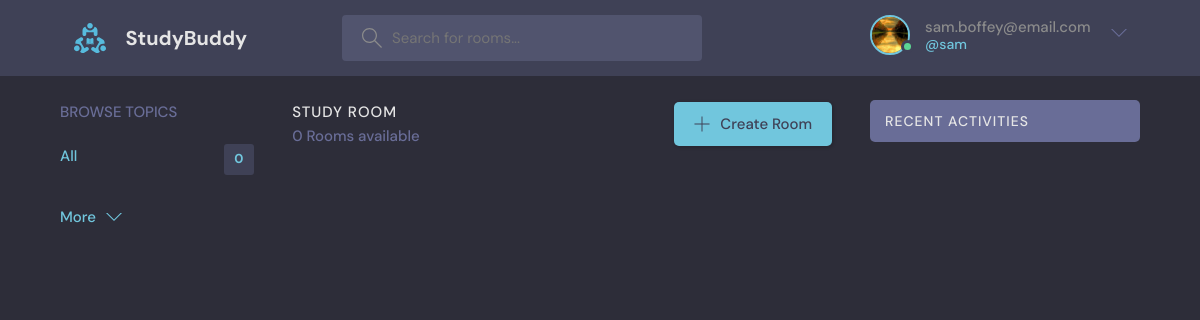
/ (signed in), run on the app's committed database.
### base/models.py (models this page shows)
class User(AbstractUser):
    name = models.CharField(max_length = 200, null = True)
    email = models.EmailField(unique = True, null = True)
    bio = models.TextField(null = True)
    avatar = models.ImageField(null = True, default = "avatar.svg")
    USERNAME_FIELD = 'email'
    REQUIRED_FIELDS = []

### base/views.py (the view)
# urls.py: path('', views.home, name = "home"),
def home(request):
    q = request.GET.get('q') if request.GET.get('q') != None else ''
    rooms = Room.objects.filter(
        Q(topic__name__icontains=q) |
        Q(name__icontains=q) |
        Q(description__icontains=q)
    )
    topic = Topic.objects.all()[0:5]
    room_count = rooms.count()
    room_messages = Message.objects.filter(Q(room__topic__name__icontains = q))
    context = {'rooms': rooms, 'topics' : topic, 'room_count' : room_count, 'room_messages' : room_messages}
    return render(request, 'base/home.html', context)

### base/templates/base/home.html (shortened to what this page needs)
{% extends 'main.html' %}
{% block content %}
  <main class="layout layout--3">
    <div class="container">
      {% include 'base/topics_components.html' %}
      <div class="roomList">
        <div class="roomList__header">
          <div>
            <h2>Study Room</h2>
            <p>{{room_count}} Rooms available</p>
          </div>
          <a class="btn btn--main" href="{% url 'create-room' %}">
            <svg version="1.1" xmlns="http://www.w3.org/2000/svg" width="32" height="32" viewBox="0 0 32 32">
              <title>add</title>
              <path
                d="M16.943 0.943h-1.885v14.115h-14.115v1.885h14.115v14.115h1.885v-14.115h14.115v-1.885h-14.115v-14.115z"
              ></path>
            </svg>
            Create Room
          </a>
        </div>
      </div>
      {% include 'base/activity_components.html' %}
    </div>
  </main>
  {% endblock %}

### templates/navbar.html (shortened to what this page needs)
{% load static %}
<header class="header header--loggedIn">
    <div class="container">
      <a href="{% url 'home' %}" class="header__logo">
        <img src="{% static 'images/logo.svg' %}" />
        <h1>StudyBuddy</h1>
      </a>
      <form class="header__search" method = "GET" action = "{% url 'home' %}">
        <label>
          <input name="q" placeholder="Search for rooms..." />
        </label>
      </form>
      <nav class="header__menu">
        {% if request.user.is_authenticated %}
        <div class="header__user">
          <a href="{% url 'update-user' %}">
            <div class="avatar avatar--medium active">
              <img src="{{request.user.avatar.url}}" />
            </div>
            <p>{{request.user}} <span>@{{request.user.username}}</span></p>
          </a>
          <button class="dropdown-button">
            <svg version="1.1" xmlns="http://www.w3.org/2000/svg" width="32" height="32" viewBox="0 0 32 32">
              <title>chevron-down</title>
              <path d="M16 21l-13-13h-3l16 16 16-16h-3l-13 13z"></path>
            </svg>
          </button>
        </div>
        {% else %}
        <a href="{% url 'login' %}">
          <img src="{% static 'images//avatar.svg' %}" />
          <p>Login</p>
        </a>
        {% endif %}
      </nav>
    </div>
  </header>

### static/styles/style.css (style rules this page uses)
:root { --color-main: #71c6dd; --color-main-light: #e1f6fb; --color-dark: #3f4156; --color-dark-medium: #51546e; --color-dark-light: #696d97; --color-light: #e5e5e5; --color-gray: #8b8b8b; --color-light-gray: #b2bdbd; --color-bg: #2d2d39; --color-success: #5dd693; --color-error: #fc4b0b; }
* { font-family: "DM Sans", -apple-system, BlinkMacSystemFont, "Segoe UI", Roboto, Oxygen, Ubuntu, Cantarell, "Open Sans", "Helvetica Neue", sans-serif; margin: 0; padding: 0; box-sizing: border-box; text-rendering: optimizeLegibility; font-size: inherit; }
html { font-size: 56.25%; }
@media only screen and (min-width: 1200px) { html { font-size: 62.5%; } }
body { line-height: 1.6; font-weight: 400; font-size: 1.5rem; color: var(--color-light-gray); background-color: var(--color-bg); min-height: 100vh; }
img { width: 100%; }
a { display: inline-block; color: var(--color-main); text-decoration: none; }
.container { max-width: 120rem; width: 90%; margin: auto; }
.btn { background-color: transparent; border: none; display: inline-flex; align-items: center; gap: 1rem; cursor: pointer; transition: all ease-in-out 0.3s; padding: 1rem 2rem; border-radius: 5px; box-shadow: 1px 1px 3px 1px rgba(0, 0, 0, 0.15); font-weight: 500; }
.btn--main { background-color: var(--color-main); color: var(--color-dark); }
.btn > svg { fill: currentColor; width: 1.6rem; height: 1.6rem; }
.avatar { position: relative; display: inline-block; border-radius: 50%; border: 2px solid var(--color-main); }
.avatar img { display: block; border-radius: 50%; object-fit: cover; object-position: center; }
.avatar::after { content: ""; display: block; position: absolute; background-color: var(--color-gray); z-index: 111; border-radius: 50%; border: 0.3rem solid var(--color-dark); }
.avatar.active::after { background-color: var(--color-success); }
.avatar.avatar--medium img { width: 3.6rem; height: 3.6rem; border-radius: 50%; }
.avatar.avatar--medium:after { width: 0.7rem; height: 0.7rem; bottom: 0px; right: -6px; }
.header { padding: 1.5rem; background-color: var(--color-dark); }
.header > .container { display: flex; gap: 9.5rem; }
.header__logo, .header__user { display: flex; gap: 2rem; align-items: center; }
.header__logo > img { height: 3.2rem; width: 3.2rem; }
.header__logo > h1 { font-weight: 700; font-size: 2rem; color: var(--color-light); }
.header__search > label { background-color: var(--color-dark-medium); padding: 1.3rem 1rem; display: flex; align-items: center; gap: 1rem; border-radius: 4px; }
.header__search svg { fill: var(--color-gray); width: 2rem; height: 2rem; margin-left: 1rem; }
.header__search input { width: 30rem; background: transparent; border: none; outline: none; color: var(--color-light); }
.header__menu { margin-left: auto; position: relative; }
.header__menu a { display: flex; gap: 1.5rem; align-items: center; font-weight: 500; text-decoration: none; color: var(--color-gray); }
.header__menu img { height: 3.6rem; }
.header__menu p { line-height: 1.2; }
.header__menu span { color: var(--color-main); font-weight: 500; font-size: 1.4rem; display: block; }
.header__menu svg { width: 1.6rem; height: 1.6rem; fill: var(--color-dark-light); }
.dropdown-button { background: transparent; border: 0; outline: 0; cursor: pointer; }
.layout { margin-top: 2.4rem; }
.layout > .container { display: flex; justify-content: space-between; align-items: flex-start; }
.layout--3 > .container > div:nth-child(2) { flex-basis: 50%; }
.roomList__header { display: flex; justify-content: space-between; align-items: center; margin-bottom: 2.4rem; }
.roomList__header h2 { text-transform: uppercase; font-weight: 500; color: var(--color-light); letter-spacing: 1px; }
.roomList__header p { font-weight: 500; color: var(--color-dark-light); }

### data on the page
User: user.avatar (picture), user "sam.boffey@email.com", user.username "sam"

### other printed values
{{ topics.count }} "0"
{{ room_count }} "0"
